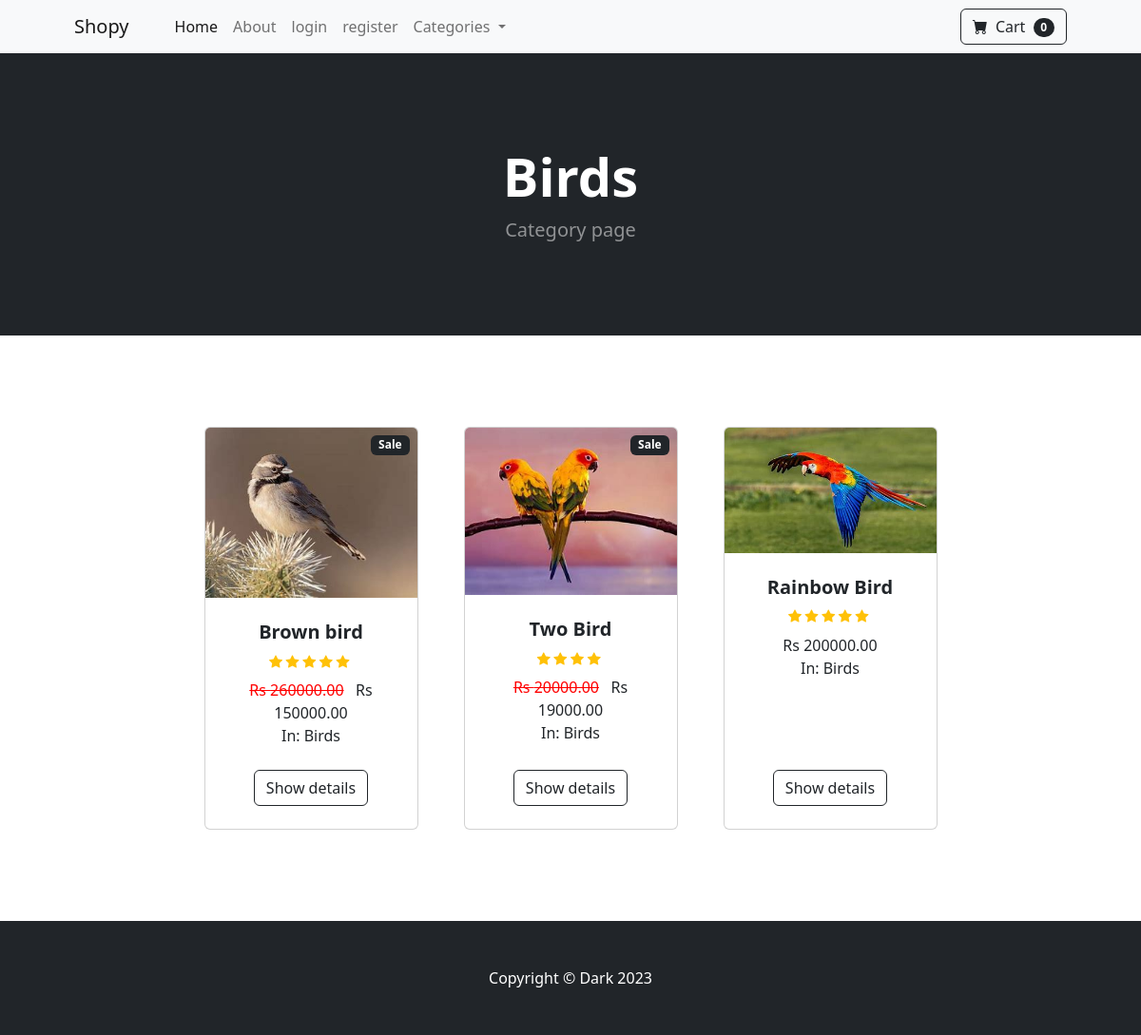
Screenshot of /category/Birds with the database file from the repository.
### base/models.py (models this page shows, shortened)
class Categories(models.Model):
    name = models.CharField(max_length=50)
    def __str__(self):
        return self.name
    class Meta:
        verbose_name_plural = "Categories"

class Product(models.Model):
    name = models.CharField(max_length=100)
    price = models.DecimalField(default=0, decimal_places=2, max_digits=8)
    category = models.ForeignKey(Categories, on_delete=models.CASCADE, default=1)
    description = models.CharField(max_length=250, default='', blank=True, null=True)
    image = models.ImageField(upload_to='uploads/products/')  # Install Pillow for this
    is_sale = models.BooleanField(default=False)
    sale_price = models.DecimalField(default=0, decimal_places=2, max_digits=8)
    stars = models.IntegerField(validators=[MinValueValidator(1), MaxValueValidator(5)],  default=3)

### base/views.py (the view)
# urls.py: path('category/<str:cname>', views.category, name='category'),
def category(request, cname):
    cname = cname.replace('-', ' ')  # Replace '-' with ' ' and title the string.
    try:
        categories = Categories.objects.get(name=cname)  # Get the category object.
        products = Product.objects.filter(category=categories)
        return render(request, 'category.html', {'products': products, 'categories': categories})
    except :
        messages.success(request, "Sorry, that category does not exist.")
        return redirect('home')

### cart/context_processors.py (called while the page is built)
def cart(request):
    return {'cart': Cart(request)}

### Templates/category.html (shortened to what this page needs)
<!DOCTYPE html>
{% extends 'base.html' %}
{% block content %}
        <header class="bg-dark py-5">
            <div class="container px-4 px-lg-5 my-5">
                <div class="text-center text-white">
                    <h1 class="display-4 fw-bolder">{{ categories }}</h1>
                    <p class="lead fw-normal text-white-50 mb-0">Category page</p>
                </div>
            </div>
        </header>
 <section class="py-5">
            <div class="container px-4 px-lg-5 mt-5">
                <div class="row gx-4 gx-lg-5 row-cols-2 row-cols-md-3 row-cols-xl-4 justify-content-center">
                    {% for product in products %}
                    <div class="col mb-5">
                        <div class="card h-100" >
                            {% if product.is_sale %}
                            <div class="badge bg-dark text-white position-absolute " style="top: 0.5rem; right: 0.5rem">Sale</div>
                            {% endif %}
                            <img class="card-img-top"  src="{{ product.image.url }}"   alt="..." />
                            <div class="card-body p-4">
                                <div class="text-center">
                                    <h5 class="fw-bolder" >{{ product.name }}</h5>
                                    <div class="d-flex justify-content-center small text-warning mb-2">
                                       {% for _ in "x"|ljust:product.stars %}
                                            <div class="bi-star-fill"></div>&nbsp;
                                        {% endfor %}
                                    </div>
                                     {% if product.is_sale %}
                                    <strike style="color: red;">Rs {{ product.price }}</strike>
                                    &nbsp;
                                    Rs {{ product.sale_price }}
                                    {% else %}
                                    Rs {{ product.price }}
                                     {% endif %}
                                    <br>
                                    In: {{ product.category }}
                                </div>
                            </div>
                            <div class="card-footer p-4 pt-0 border-top-0 bg-transparent">
                                <div class="text-center"><a class="btn btn-outline-dark mt-auto" href="{% url 'product' product.id %}">Show details</a></div>
                            </div>
                        </div>
                    </div>
                    {% endfor %}
                </div>
            </div>
        </section>
{%endblock%}

### rows the page displays
Categories: name "Birds"
Product: is_sale "Sale", image (picture), name "Brown bird", stars 5 (drawn), price "260000.00", sale_price "150000.00", category "Birds"
Product: is_sale "Sale", image (picture), name "Two Bird", stars 4 (drawn), price "20000.00", sale_price "19000.00", category "Birds"
Product: image (picture), name "Rainbow Bird", stars 5 (drawn), price "200000.00", category "Birds"
